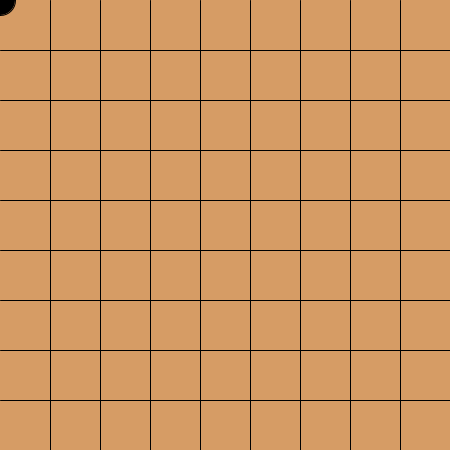
Frame 1 (no input)
Frame 60 (the mouse pressed at the canvas centre just before this capture): identical to frame 1, image omitted
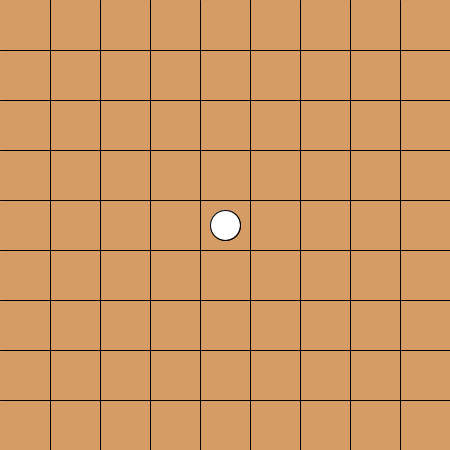
Frame 120 (the mouse held since frame 60 and released just before this capture)

The Processing sketch that drew these frames (run headless with seeded random() and noise(); from frame 60 on, the mouse is pressed at the canvas centre):

// Processing sketch: week16_go_many_black_white
// ── week16_go_many_black_white.pde
void setup(){
 size(450,450);  
}
int []bx=new int[100];
int []by=new int[100];
int N=0;
void draw(){
 background(#D69C65);
  for(int y=50;y<450;y+=50){
    line(0,y,450,y);
  }  
  for(int x=50;x<450;x+=50){
    line(x,0,x,450);
  }
  for(int i=0;i<N;i++){
    if(i%2==0) fill(0);//2倍數,黑
    else fill(255);//白
    ellipse(bx[i],by[i],30,30);
  }
  if(N%2==0) fill(0);//2倍數,黑
  else fill(255);//白
  ellipse(mouseX,mouseY,30,30);
}
void mousePressed(){
 bx[N]=mouseX; by[N]=mouseY; 
 N++;
}
